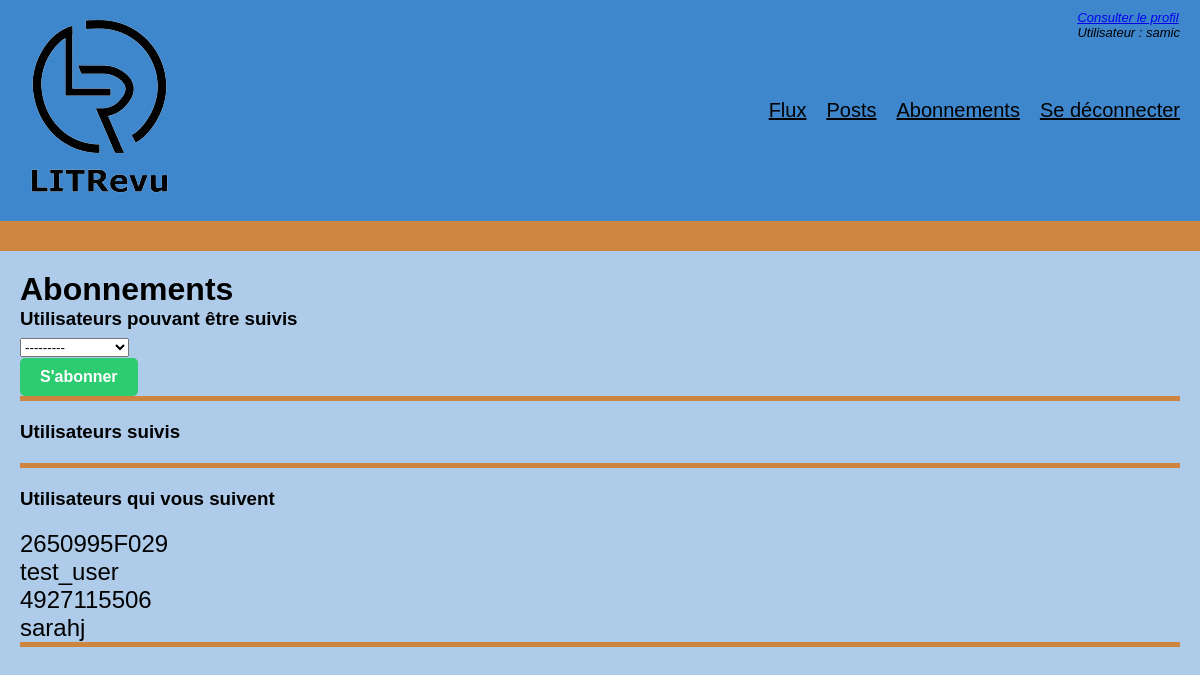
/subscription/ (signed in), run on the app's committed database.
### app_books/models.py (models this page shows)
class UserFollows(models.Model):
    user = models.ForeignKey(
        to=settings.AUTH_USER_MODEL, on_delete=models.CASCADE, related_name="following"
    )
    followed_user = models.ForeignKey(
        to=settings.AUTH_USER_MODEL,
        on_delete=models.CASCADE,
        related_name="followed_by",
    )
    class Meta:
        unique_together = (
            "user",
            "followed_user",
        )

### app_books/views.py (the view)
# urls.py: path("subscription/", views.subscription, name="subscription"),
@login_required
def subscription(request):
    already_following = request.user.following.all().values_list(
        "followed_user_id", flat=True
    )
    if request.method == "POST":
        form = SubscriptionForm(
            request.POST,
            users_to_follow=User.objects.exclude(id=request.user.id).exclude(
                id__in=already_following
            ),
        )
        if form.is_valid():
            followed_user = form.cleaned_data["users_to_follow"]
            user_follows = UserFollows(user=request.user, followed_user=followed_user)
            user_follows.save()
            return redirect("subscription")
    else:
        form = SubscriptionForm(
            users_to_follow=User.objects.exclude(id=request.user.id).exclude(
                id__in=already_following
            )
        )
    return render(request, "subscription.html", {"form": form})

### app_books/forms.py
class SubscriptionForm(forms.Form):
    users_to_follow = forms.ModelChoiceField(
        queryset=None,
        widget=forms.Select(attrs={"class": "form-control"}),
    )
    is_following = forms.BooleanField(
        required=False,
        initial=True,
        widget=forms.HiddenInput(),
    )
    users_to_follow.label = ""
    def __init__(self, *args, **kwargs):
        users_to_follow = kwargs.pop("users_to_follow", None)
        super().__init__(*args, **kwargs)
        self.fields["users_to_follow"].queryset = users_to_follow

### app_books/templates/subscription.html (shortened to what this page needs)
{% extends 'base.html' %}
{% load static %}
{% block content %}
<h1>Abonnements</h1>
<h3>Utilisateurs pouvant être suivis</h3>
<div class="users-heading">
    <form method="post">
        {{ form.as_p }}
        <button class="button success-button" type="submit">S'abonner</button>
    </form>
</div>
<h3>Utilisateurs suivis</h3>
<div class="followed-heading">
</div>
<h3>Utilisateurs qui vous suivent</h3>
<div class="followers-heading">
    <form method="post">
        {% for follower in request.user.followed_by.all %}
        <div>
            {{ follower.user.username }}
        </div>
        {% endfor %}
    </form>
</div>
{% endblock %}

### app_books/templates/base.html (shortened to what this page needs)
{% load static %}
<!DOCTYPE html>
<html lang="en">
<head>
    <link rel="stylesheet" href="{% static 'styles.css' %}">
    <link rel="stylesheet" href="https://cdnjs.cloudflare.com/ajax/libs/font-awesome/5.15.3/css/all.min.css">
</head>
<body>
    <header>
        <div>
            <img src="{% static 'logo_LITRevu-removebg-preview.png' %}" alt="Logo" />
        </div>
        {% if user.is_authenticated %}
        <nav>
            <ul>
                <li><a href="{% url 'home' %}">Flux</a></li>
                <li><a href="{% url 'posts' %}">Posts</a></li>
                <li><a href="{% url 'subscription' %}">Abonnements</a></li>
                <li><a href="{% url 'logout' %}">Se déconnecter</a></li>
            </ul>
            <div class="user_connected">
                <a href="{% url 'profile' %}">Consulter le profil</a></li>
                <p>Utilisateur : {{ user.username }}</p>
            </div>
        </nav>
        {% endif %}
    </header>
    <div class="container">
        {% block content %}
        {% endblock %}
    </div>
</body>
</html>

### app_books/static/styles.css (style rules this page uses)
* { margin: 0; padding: 0; list-style-type: none; }
body { font-family: Arial, sans-serif; background-color: #aecce9; }
.container { max-width: 1200px; margin: 0 auto; padding: 20px; }
header { display: flex; justify-content: space-between; align-items: center; background-color: #3f87cc; border-bottom: 30px solid peru; padding: 10px 0; }
header img { margin-right: 20px; }
.user_connected { position: absolute; top: 0; right: 0; margin-top: 10px; margin-right: 20px; font-size: small; font-style: italic; }
ul { list-style-type: none; }
nav ul { list-style: none; display: flex; padding: 10px; margin-right: 10px; justify-content: space-around; }
nav ul li { margin-right: 20px; }
nav ul li:last-child { margin-right: 0; }
nav ul li a { text-decoration: underline; transition: color 0.3s; color: black; font-size: 20px; font-weight: 100; }
.button { display: inline-block; padding: 10px 20px; font-size: 16px; font-weight: bold; text-align: center; text-decoration: none; border: none; border-radius: 5px; cursor: pointer; transition: background-color 0.3s, color 0.3s; }
.success-button { background-color: #2ecc71; color: #fff; }
.users-heading { display: flex; flex-direction: column; font-size: 24px; color: #333; margin-bottom: 20px; border-bottom: 5px solid peru; }
.followed-heading { font-size: 24px; color: #333; border-bottom: 5px solid peru; margin-top: 20px; margin-bottom: 20px; }
.followers-heading { font-size: 24px; border-bottom: 5px solid peru; margin-top: 20px; margin-bottom: 20px; }

### data on the page
UserFollows: user.username "2650995F029"
UserFollows: user.username "test_user"
UserFollows: user.username "4927115506"
UserFollows: user.username "sarahj"

### other printed values
{{ user.username }} "samic"
